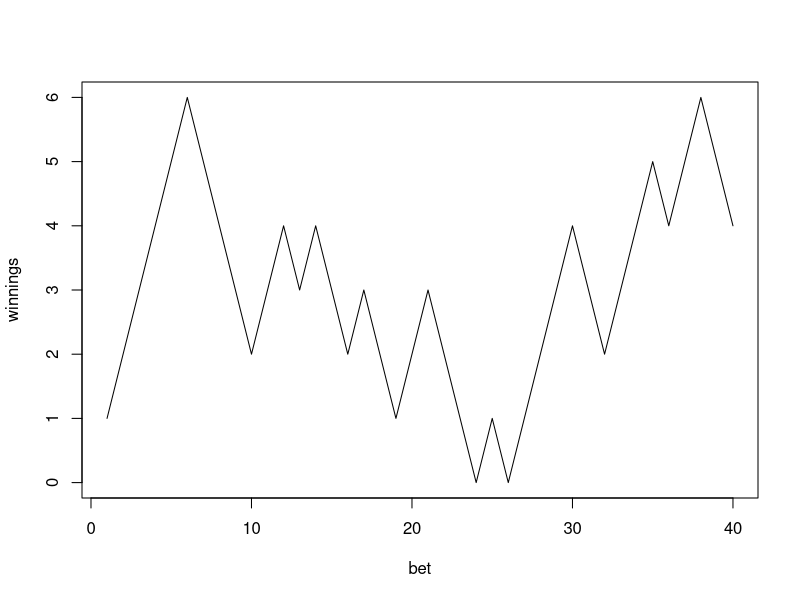

Source code (R):

#' Example 1.4 (Heads or Tails)
#' Peter and Paul play a game called heads or tails.
#' In this game, a fair coin is tossed a sequence of times.
#' Each time a head comes up Peter wins 1 penny from Paul,
#' and each time a tail comes up Peter loses 1 penny to Paul.
#' Note: This program may show Peter's winnings

n = 40 # the number of game
penny = ifelse(runif(n) < 1/2, 1, -1)
peter = cumsum(penny)

plot(1:n, peter, type='l', xlab='bet', ylab='winnings') # then, draw the graph
